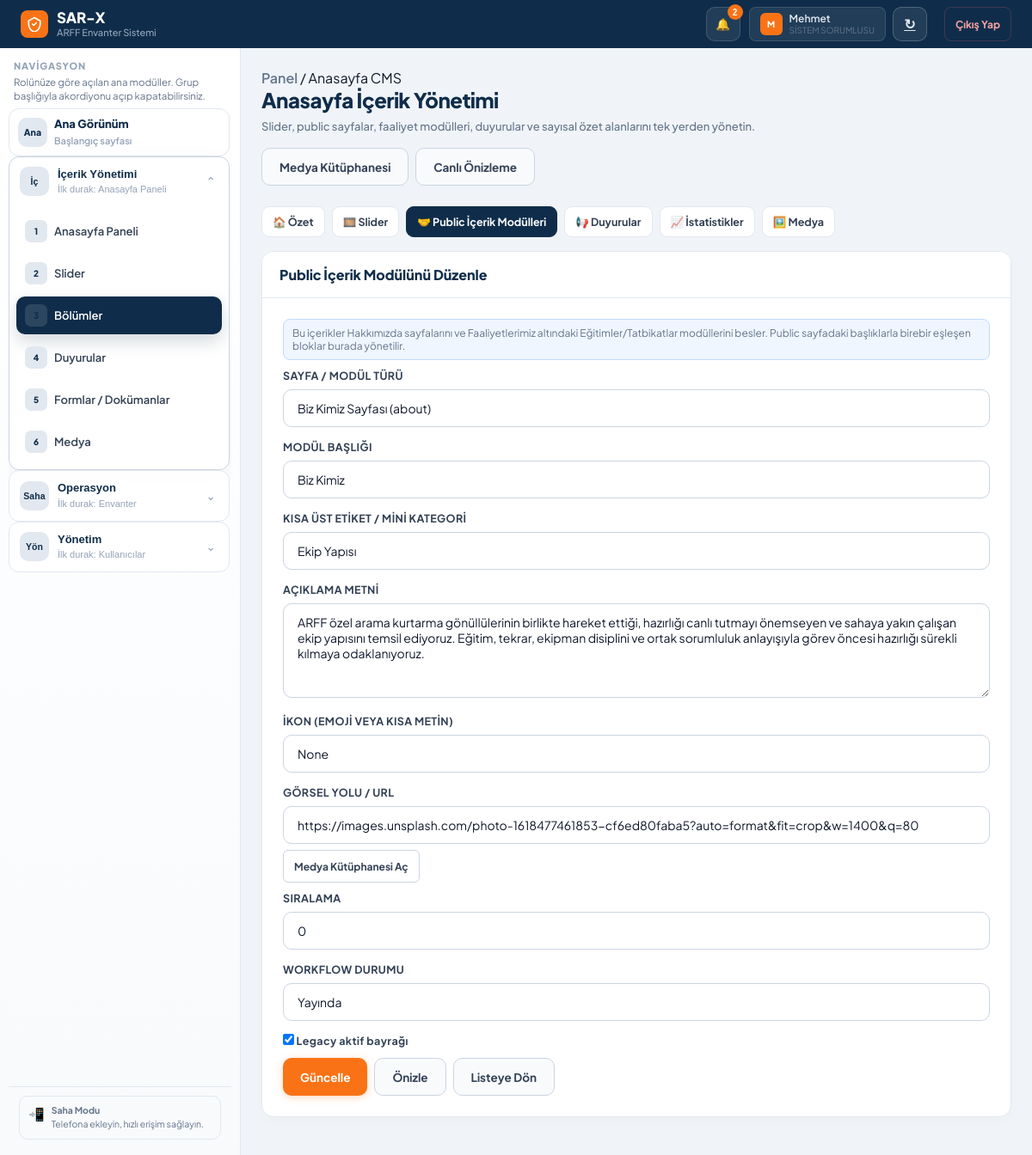
/admin/homepage/sections/1/edit (signed in), run on the app's committed database.
### models.py (models this page shows, shortened)
class TimestampMixin:
    created_at = db.Column(db.DateTime, default=get_tr_now)
    updated_at = db.Column(db.DateTime, default=get_tr_now, onupdate=get_tr_now)

class SoftDeleteMixin:
    is_deleted = db.Column(db.Boolean, default=False, index=True) # Hızlı filtreleme için indekslendi
    deleted_at = db.Column(db.DateTime, nullable=True)

class Kullanici(db.Model, UserMixin, TimestampMixin, SoftDeleteMixin):
    __tablename__ = 'kullanici'
    id = db.Column(db.Integer, primary_key=True)
    kullanici_adi = db.Column(db.String(50), unique=True, nullable=False)
    sifre_hash = db.Column(db.String(256))
    tam_ad = db.Column(db.String(100), nullable=False)
    rol = db.Column(db.String(20), nullable=False, default='personel', index=True)
    havalimani_id = db.Column(db.Integer, db.ForeignKey('havalimani.id'), nullable=True, index=True)
    telefon_numarasi = db.Column(db.String(32))
    sertifika_tarihi = db.Column(db.Date)
    uzmanlik_alani = db.Column(db.String(100))
    kayit_tarihi = db.Column(db.DateTime, default=get_tr_now)
    assigned_work_orders = db.relationship(
        'WorkOrder',
        foreign_keys='WorkOrder.assigned_user_id',
        backref='assigned_user',
        lazy=True
    )
    created_work_orders = db.relationship(
        'WorkOrder',
        foreign_keys='WorkOrder.created_user_id',
        backref='created_user',
        lazy=True
    )

class HomeSection(db.Model, TimestampMixin):
    __tablename__ = 'home_section'
    id = db.Column(db.Integer, primary_key=True)
    section_key = db.Column(db.String(60), nullable=False, index=True)
    title = db.Column(db.String(180), nullable=False)
    subtitle = db.Column(db.String(250))
    content = db.Column(db.Text)
    icon = db.Column(db.String(50))
    image_url = db.Column(db.String(500))
    order_index = db.Column(db.Integer, default=0, index=True)
    is_active = db.Column(db.Boolean, default=True, index=True)
    @property
    def image_path(self):
        return self.image_url

class ContentWorkflow(db.Model, TimestampMixin):
    __tablename__ = 'content_workflow'
    id = db.Column(db.Integer, primary_key=True)
    entity_type = db.Column(db.String(40), nullable=False, index=True)
    entity_id = db.Column(db.Integer, nullable=False, index=True)
    status = db.Column(db.String(20), nullable=False, default='draft', index=True)
    published_at = db.Column(db.DateTime, nullable=True, index=True)
    published_by_id = db.Column(db.Integer, db.ForeignKey('kullanici.id'), nullable=True, index=True)
    last_edited_by_id = db.Column(db.Integer, db.ForeignKey('kullanici.id'), nullable=True, index=True)
    last_action = db.Column(db.String(40), nullable=True)
    __table_args__ = (
        db.UniqueConstraint('entity_type', 'entity_id', name='uq_content_workflow_entity'),
    )
    published_by = db.relationship('Kullanici', foreign_keys=[published_by_id], lazy=True)
    last_edited_by = db.relationship('Kullanici', foreign_keys=[last_edited_by_id], lazy=True)

### routes/content.py (the view, shortened to what this page needs)
@content_bp.route("/admin/homepage/sections/<int:section_id>/edit", methods=["GET", "POST"])
@login_required
@homepage_editor_required
@limiter.limit(lambda: current_app.config.get("CRITICAL_POST_RATE_LIMIT", "20 per minute"), methods=["POST"])
def homepage_section_edit(section_id):
    section = HomeSection.query.get_or_404(section_id)
    return render_template(
        "admin/homepage_section_form.html",
        section=section,
        workflow_status=_current_workflow_status("section", section),
    )

### extensions.py (called while the page is built, shortened)
def _schema_cache():
    if not current_app:
        return {"tables": {}, "columns": {}}
    return current_app.extensions.setdefault(
        "schema_cache",
        {"tables": {}, "columns": {}},
    )

def _inspection_target():
    return db.engine

def _session_in_transaction():
    try:
        session = db.session()
        return bool(session.in_transaction())
    except Exception:
        return False

def _supports_isolated_inspection():
    try:
        engine = db.engine
        return not (
            engine.dialect.name == "sqlite"
            and str(getattr(engine.url, "database", "") or "") in {"", ":memory:"}
        )
    except Exception:
        return False

def _get_inspector():
    temp_engine = None
    target = _inspection_target()
    try:
        if _session_in_transaction() and _supports_isolated_inspection():
            runtime_url = db.engine.url.render_as_string(hide_password=False)
            temp_engine = create_engine(runtime_url, poolclass=NullPool)
            target = temp_engine
        return inspect(target), temp_engine
    except Exception:
        if temp_engine is not None:
            temp_engine.dispose()
        raise

def table_exists(table_name):
    try:
        if not current_app:
            return False
        cache = _schema_cache()
        if cache["tables"].get(table_name) is True:
            return cache["tables"][table_name]
    except Exception:
        return False

def column_exists(table_name, column_name):
    try:
        if not current_app:
            return False
        cache = _schema_cache()
        if cache["columns"].get(table_name) is None or column_name not in cache["columns"].get(table_name, set()):
            inspector, temp_engine = _get_inspector()
            try:
                cache["columns"][table_name] = {
                    column.get("name") for column in inspector.get_columns(table_name)
                }
            finally:
                if temp_engine is not None:
                    temp_engine.dispose()
        return column_name in cache["columns"][table_name]
    except Exception:
        return False

### routes/content.py (called while the page is built)
def _get_workflow(content_type, entity_id):
    if not table_exists("content_workflow"):
        return None
    try:
        return ContentWorkflow.query.filter_by(entity_type=content_type, entity_id=entity_id).first()
    except SQLAlchemyError:
        db.session.rollback()
        return None

### templates/admin/homepage_section_form.html (shortened to what this page needs)
{% extends "admin/homepage_base.html" %}
{% block homepage_body %}
<div class="panel" style="max-width:940px;">
  <div class="panel-header">
    <div class="panel-title">{{ 'Public İçerik Modülünü Düzenle' if section else 'Yeni Public İçerik Modülü Ekle' }}</div>
  </div>
  <div class="panel-body">
    <div class="hp-preview-note">Bu içerikler Hakkımızda sayfalarını ve Faaliyetlerimiz altındaki Eğitimler/Tatbikatlar modüllerini besler. Public sayfadaki başlıklarla birebir eşleşen bloklar burada yönetilir.</div>
    <form method="POST" action="{% if section %}{{ url_for('content.homepage_section_edit', section_id=section.id) }}{% else %}{{ url_for('content.homepage_section_create') }}{% endif %}">
      <label>Sayfa / Modül Türü</label>
      <select name="section_key" class="form-control" required>
        {% set current_key = section.section_key if section else '' %}
        {% for key, label in [('about','Biz Kimiz Sayfası'), ('mission','Misyon Kartı'), ('vision','Vizyon Kartı'), ('ethics','Etik Değerler Kartı'), ('training','Eğitimler Sayfası Modülü'), ('exercise','Tatbikatlar Sayfası Modülü'), ('operation','Tatbikatlar Legacy Modülü'), ('featured','Öne Çıkan Bilgi (Legacy)'), ('contact','İletişim Özeti (Legacy)')] %}
        <option value="{{ key }}" {% if current_key == key %}selected{% endif %}>{{ label }} ({{ key }})</option>
        {% endfor %}
      </select>
      <label>Modül Başlığı</label>
      <input type="text" name="title" class="form-control" required value="{{ section.title if section else '' }}">
      <label>Kısa Üst Etiket / Mini Kategori</label>
      <input type="text" name="subtitle" class="form-control" value="{{ section.subtitle if section else '' }}">
      <label>Açıklama Metni</label>
      <textarea name="content" class="form-control" style="height:110px;">{{ section.content if section else '' }}</textarea>
      <label>İkon (Emoji veya kısa metin)</label>
      <input type="text" name="icon" class="form-control" value="{{ section.icon if section else '' }}">
      <label>Görsel Yolu / URL</label>
      <input type="text" name="image_path" class="form-control" value="{{ section.image_path if section else '' }}">
      <div style="margin-top:-8px; margin-bottom:10px;">
        <a href="{{ url_for('content.media_library') }}" class="row-btn" target="_blank">Medya Kütüphanesi Aç</a>
      </div>
      <label>Sıralama</label>
      <input type="number" name="order_index" class="form-control" value="{{ section.order_index if section else 0 }}">
      <label>Workflow Durumu</label>
      {% set current_status = workflow_status if workflow_status is defined else ('published' if section and section.is_active else 'draft') %}
      <select name="workflow_status" class="form-control">
        <option value="published" {% if current_status == 'published' %}selected{% endif %}>Yayında</option>
      </select>
      <label style="text-transform:none;">
        <input type="checkbox" name="is_active" {% if (section and section.is_active) or not section %}checked{% endif %}>
        Legacy aktif bayrağı
      </label>
      <div style="display:flex; gap:8px; margin-top:12px;">
        <button class="btn btn-primary" type="submit">{{ 'Güncelle' if section else 'Kaydet' }}</button>
        <button class="btn btn-secondary" type="submit" formaction="{{ url_for('content.content_preview', content_type='section') }}" formtarget="_blank">Önizle</button>
        <a class="btn btn-secondary" href="{{ url_for('content.homepage_section_list') }}">Listeye Dön</a>
      </div>
    </form>
  </div>
</div>
{% endblock %}

### templates/base.html (shortened to what this page needs)
<!DOCTYPE html>
<html lang="tr">
<head>
</head>
<body>
<div class="app-shell">
  <header class="topbar">
    <a href="{{ url_for(home_endpoint) }}" class="logo">
      <div class="logo-mark">
        <svg viewBox="0 0 24 24"><path d="M12 2L3 7v5c0 5.5 3.8 10.7 9 12 5.2-1.3 9-6.5 9-12V7L12 2z"/><path d="M9 12l2 2 4-4"/></svg>
      </div>
      <div>
        <div class="logo-text-main">SAR-X</div>
        <div class="logo-text-sub">ARFF Envanter Sistemi</div>
      </div>
    </a>
    <div class="topbar-end">
      <div class="notification-wrap">
        <button type="button" class="notification-btn" id="notificationToggle" aria-label="Bildirimler">
          🔔
          {% if unread_notification_count %}
          <span class="notification-count">{{ unread_notification_count }}</span>
          {% endif %}
        </button>
      </div>
      {% if role_switch_enabled %}
      <div class="user-menu-actions">
        <div class="user-chip">
          <div class="user-avatar">{{ kullanici_ad[0] if kullanici_ad else 'U' }}</div>
          <div>
            <div class="user-name">{{ kullanici_ad }}</div>
            <div class="user-role">
              {{ rol_etiketi or rol }}
            </div>
          </div>
        </div>
        <a href="{{ url_for('auth.role_switch') }}" class="role-switch-launch" id="roleSwitchLaunch" aria-label="Rol değiştir sayfasını aç" title="Rol değiştir">
          <span aria-hidden="true">↻</span>
        </a>
      </div>
      {% endif %}
      <form method="POST" action="{{ url_for('auth.logout') }}" style="display:inline;">
        <button type="submit" class="logout-btn">Çıkış Yap</button>
      </form>
    </div>
  </header>
  <nav class="sidebar" id="sidebarNav">
    <div class="sidebar-scroll">
      <div class="sidebar-head">
        <div class="sidebar-kicker">Navigasyon</div>
        <div class="sidebar-subtitle">Rolünüze göre açılan ana modüller. Grup başlığıyla akordiyonu açıp kapatabilirsiniz.</div>
      </div>
      {% for group in sidebar_groups %}
      {% if group.single_link %}
      {% set item = group["items"][0] %}
      <section class="sidebar-group" data-group="{{ group.key }}" data-sidebar-direct="{{ group.key }}">
        <a href="{{ item.url }}" class="sidebar-group-toggle nav-item {% if item.active %}active{% endif %}" style="margin-top:0;" data-sidebar-link {% if item.active %}aria-current="page"{% endif %}>
          <div class="sidebar-group-icon">{{ group.icon }}</div>
          <div class="sidebar-group-body">
            <div class="sidebar-group-label">{{ group.label }}</div>
            <div class="sidebar-group-meta">Başlangıç sayfası</div>
          </div>
        </a>
      </section>
      {% else %}
      <section class="sidebar-group {% if group.open %}is-open{% endif %}" data-group="{{ group.key }}" data-sidebar-state="{% if group.open %}open{% else %}closed{% endif %}">
        <button
          type="button"
          class="sidebar-group-toggle"
          data-sidebar-group="{{ group.key }}"
          data-sidebar-target="{{ group['items'][0].url }}"
          id="sidebarGroupToggle-{{ group.key }}"
          aria-expanded="{% if group.open %}true{% else %}false{% endif %}"
          aria-controls="sidebarGroup-{{ group.key }}"
        >
          <div class="sidebar-group-icon">{{ group.icon }}</div>
          <div class="sidebar-group-body">
            <div class="sidebar-group-label">{{ group.label }}</div>
            <div class="sidebar-group-meta">İlk durak: {{ group["items"][0].label }}</div>
          </div>
          <div class="sidebar-group-chevron">⌄</div>
        </button>
        <div class="sidebar-group-items" id="sidebarGroup-{{ group.key }}" role="group" aria-labelledby="sidebarGroupToggle-{{ group.key }}">
          {% for item in group["items"] %}
          <a href="{{ item.url }}" class="nav-item {% if item.active %}active{% endif %}" data-sidebar-link {% if item.active %}aria-current="page"{% endif %}>
            <div class="nav-icon">{{ loop.index }}</div> {{ item.label }}
          </a>
          {% endfor %}
        </div>
      </section>
      {% endif %}
      {% endfor %}
    </div>
    <div class="sidebar-footer">
      <div class="pwa-banner">
        <div class="pwa-icon">📲</div>
        <div class="pwa-text">
          <strong>Saha Modu</strong>
          Telefona ekleyin, hızlı erişim sağlayın.
        </div>
      </div>
    </div>
  </nav>
  <main class="main-content">
    <div class="main-inner">
        {% block body %}{% endblock %}
    </div>
  </main>
</div>
</body>
</html>

### data on the page
Kullanici: tam_ad "M", tam_ad "Mehmet"
HomeSection: section_key "Biz Kimiz Sayfası (about)", title "Biz Kimiz", subtitle "Ekip Yapısı", content "ARFF özel arama kurtarma gönüllülerinin birlikte hareket ettiği, hazırlığı canlı tutmayı önemseyen ve sahaya yakın çalışan ekip yapısını temsil ediyoruz. Eğitim, tekrar, ekipman disiplini ve ortak sorumluluk anlayışıyla görev öncesi hazırlığı sürekli kılmaya odaklanıyoruz.", icon "None", image_path "https://images.unsplash.com/photo-1618477461853-cf6ed80faba5?auto=format&fit=crop&w=1400&q=80", order_index "0", is_active "☑"
ContentWorkflow: workflow_status "Yayında"

### other printed values
{{ unread_notification_count }} "2"
{{ rol_etiketi or rol }} "SISTEM SORUMLUSU"
{{ group.icon }} "Ana"
{{ group.label }} "Ana Görünüm"
{{ group.icon }} "İç" "Saha" "Yön"
{{ group.label }} "İçerik Yönetimi" "Operasyon" "Yönetim"
{{ group["items"][0].label }} "Anasayfa Paneli" "Envanter" "Kullanıcılar"
{{ item.label }} "Anasayfa Paneli" "Slider" "Bölümler" "Duyurular" "Formlar / Dokümanlar" "Medya"
{{ 'Güncelle' if section else 'Kaydet' }} "Güncelle"
